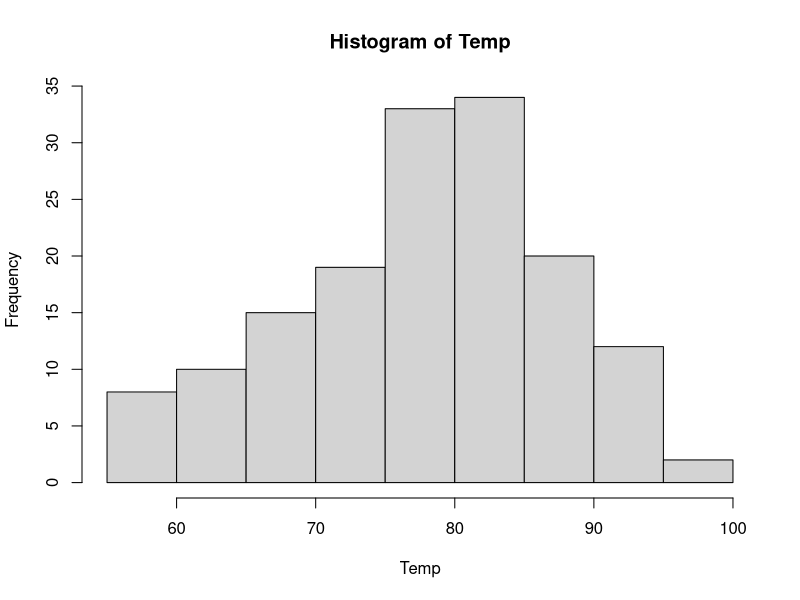
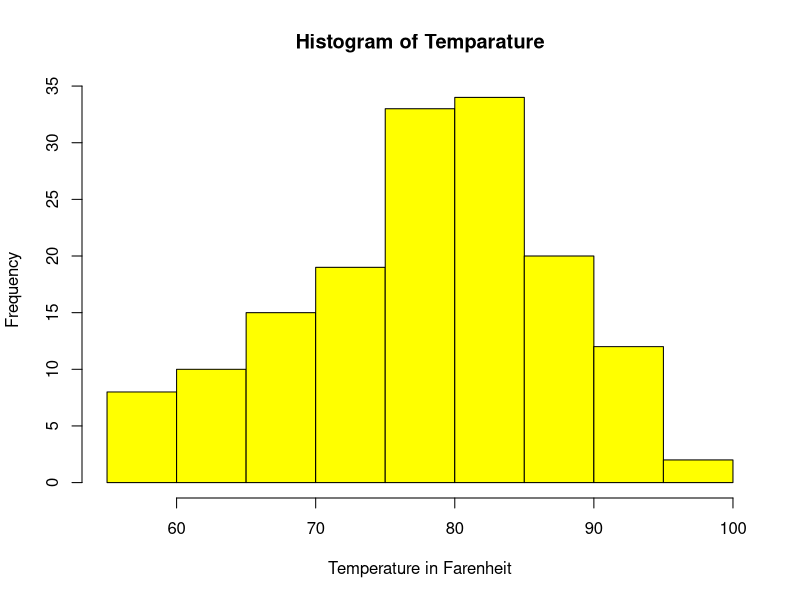
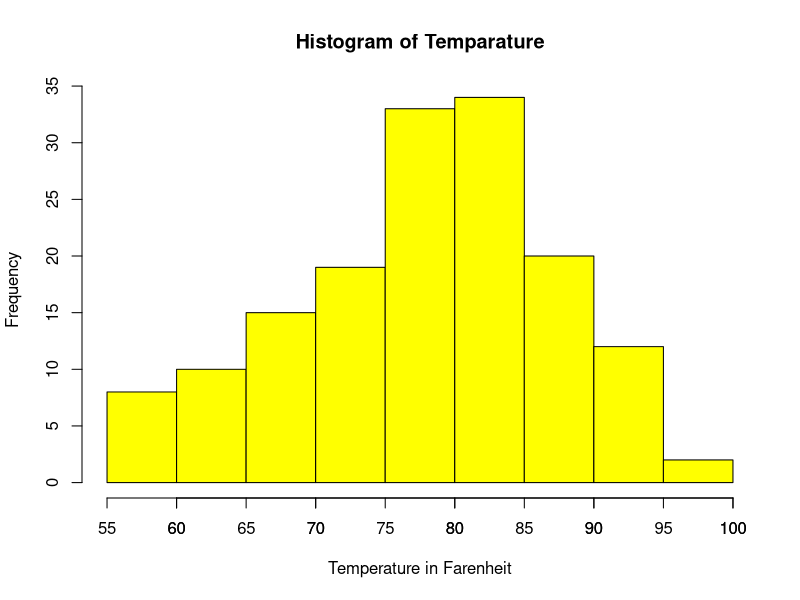
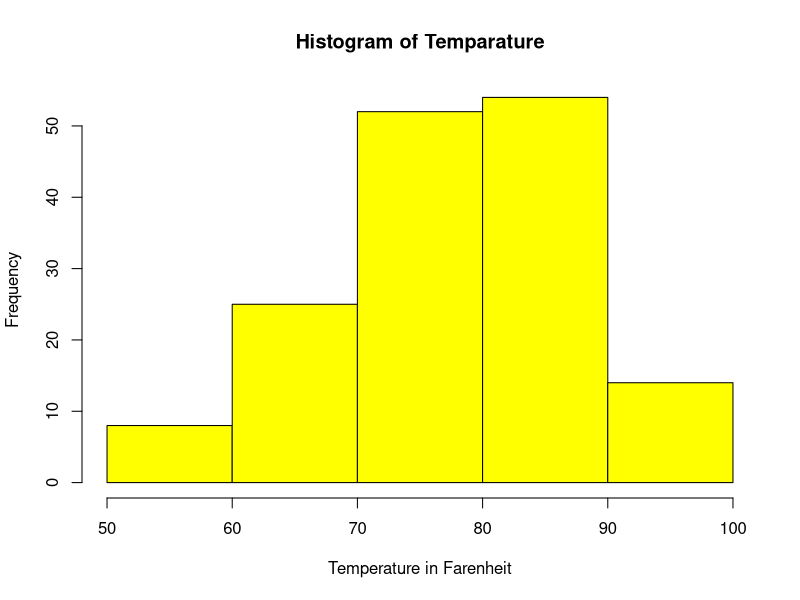
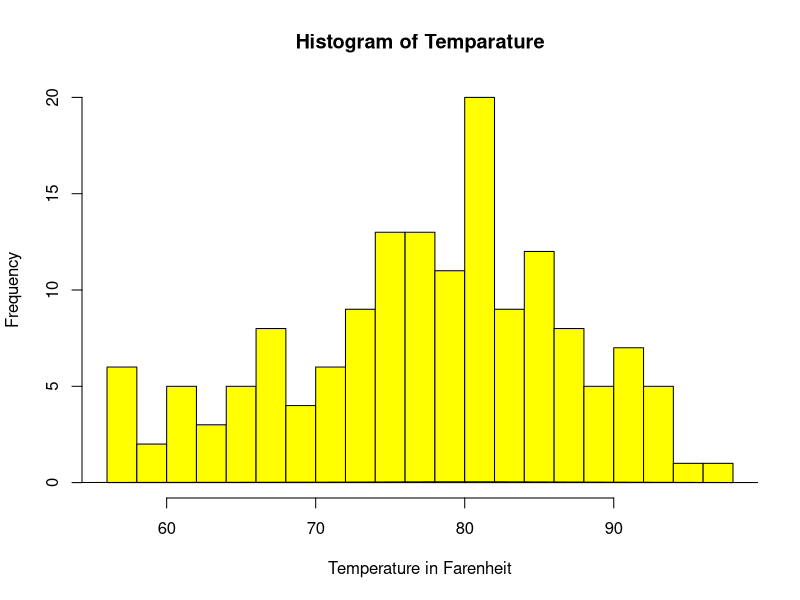

These charts were generated, in order, by the following R code:
#Learning Histograms
str(airquality)
head(airquality)
attach(airquality)
?hist
#first parameter x=vector of values jiske like histogram chaiye
#second parameter main= to give title to the histogram
#parameters to give title to x coordinates and y coordinates is 'xlab' and 'ylab'
#xlim and ylim are used to provide ranges to the x and y axis respectively
#col is used to define color
#freq by default is TRUE which means we get frequency distribution and if false we get probability distribution
hist(Temp)
hist(Temp,main = "Histogram of Temparature",col="yellow",xlab = "Temperature in Farenheit")
#Verifying the first block of histogram for temp>=55 and temp<60
sum(Temp>=55 & Temp<60)
#Verifying second block of Histogram
sum(Temp>=60 & Temp<=65)
#Storing a histogram in an object named h
h<-hist(Temp,main = "Histogram of Temparature",col="yellow",xlab = "Temperature in Farenheit")
#Now lets see what's in h
class(h)
str(h)
#Getting Break Points
h$breaks
#Getting Frequency Counts of each Block
h$counts
#Getting the probability values for each block
h$density
#Getting the name of the variable for which we are plotting the histogram
h$xname#To label the blocks or bars of a histogram
#Use the function axis() whose parameters are as follows
#side represents the axis which you want to refer to side=1 means x-axis and side=2 means y-axis
#at is the parameter that tells you where to label
#labels parameter shows those labels otherwise it does not
axis(side=1,at=h$breaks,labels = TRUE)
#Changing the number of blocks/bars/buckets of Histogram
hist(Temp,main = "Histogram of Temparature",col="yellow",xlab = "Temperature in Farenheit",breaks = 5)
hist(Temp,main = "Histogram of Temparature",col="yellow",xlab = "Temperature in Farenheit",breaks = 15)
#The exact number of bars is not 15 that is because 15 is just a suggestion and not a forced upon parameter
#Creating a plot of temprature variable of airquality dataset
lines(density(Temp))
#A logical attribute of histogram that tells whether the block or bar of histogram is equidistant or not
h$equidist
